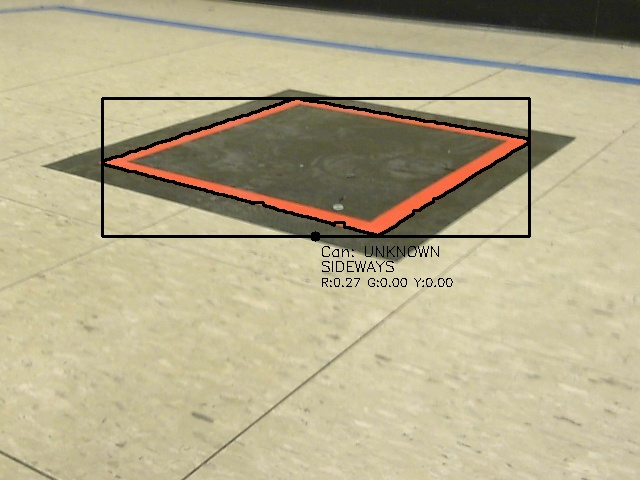
#> input picture debug_imgs/cans.jpg, 640 x 480 px, given in place of the camera
$ python test_zones_final_adapt.py
#> lines starting #> are read from the running program, lines starting #| are printed output that depends on the picture; after the words box and inside, x2 and y2 are one past the last pixel; in counts of white or black regions, pixels touching at a corner belong together
import cv2
import numpy as np

def nothing(x):
    pass

def detect_goals_2(camera_index=0):
    # -------------------------
    # Camera setup
    # -------------------------
#> called with camera_index = 0
    FRAME_WIDTH, FRAME_HEIGHT = 640, 480

    cap = cv2.VideoCapture(camera_index, cv2.CAP_V4L2)
    if not cap.isOpened():
        raise RuntimeError("Cannot open camera")

    cap.set(cv2.CAP_PROP_FRAME_WIDTH, FRAME_WIDTH)
    cap.set(cv2.CAP_PROP_FRAME_HEIGHT, FRAME_HEIGHT)

    cap.set(cv2.CAP_PROP_AUTO_EXPOSURE, 1)
    cap.set(cv2.CAP_PROP_EXPOSURE, 250)
    cap.set(cv2.CAP_PROP_AUTO_WB, 0)
    cap.set(cv2.CAP_PROP_WB_TEMPERATURE, 3500) #3000

    # -------------------------
    # CREATE HSV TRACKBARS
    # -------------------------
    cv2.namedWindow("HSV Tuner")
    colors = ["RED", "GREEN", "YELLOW"]
    for c in colors:
        for t in ["H_min", "H_max","S_min", "S_max", "V_min", "V_max"]:
            cv2.createTrackbar(f"{c}_{t}", "HSV Tuner", 0, 255, nothing)
    # defaults
    cv2.setTrackbarPos("RED_H_min", "HSV Tuner", 0)
    cv2.setTrackbarPos("RED_H_max", "HSV Tuner", 10)
    cv2.setTrackbarPos("RED_S_min", "HSV Tuner", 80)
    cv2.setTrackbarPos("RED_S_max", "HSV Tuner", 255)
    cv2.setTrackbarPos("RED_V_min", "HSV Tuner", 30)
    cv2.setTrackbarPos("RED_V_max", "HSV Tuner", 255)

    cv2.setTrackbarPos("GREEN_H_min", "HSV Tuner", 45)
    cv2.setTrackbarPos("GREEN_H_max", "HSV Tuner", 70)
    cv2.setTrackbarPos("GREEN_S_min", "HSV Tuner", 68)
    cv2.setTrackbarPos("GREEN_S_max", "HSV Tuner", 255)
    cv2.setTrackbarPos("GREEN_V_min", "HSV Tuner", 80)
    cv2.setTrackbarPos("GREEN_V_max", "HSV Tuner", 255)

    cv2.setTrackbarPos("YELLOW_H_min", "HSV Tuner", 30)
    cv2.setTrackbarPos("YELLOW_H_max", "HSV Tuner", 45)
    cv2.setTrackbarPos("YELLOW_S_min", "HSV Tuner", 90)
    cv2.setTrackbarPos("YELLOW_S_max", "HSV Tuner", 255)
    cv2.setTrackbarPos("YELLOW_V_min", "HSV Tuner", 100)
    cv2.setTrackbarPos("YELLOW_V_max", "HSV Tuner", 255)

    kernel = cv2.getStructuringElement(cv2.MORPH_RECT, (7, 7))
    last_goals = []

    while True:
        ret, frame = cap.read()
#> frame is the input picture: shape (480, 640, 3); mean B, G, R 140.3, 172.3, 181
        if not ret:
            continue

        hsv = cv2.cvtColor(frame, cv2.COLOR_BGR2HSV)
#> hsv: shape (480, 640, 3); mean H, S, V 25.9, 62.4, 181.4

        # -------------------------
        # BLACK MASK
        # -------------------------
        color_range = np.max(frame[:, :, 1:], axis=2) - np.min(frame[:, :, 1:], axis=2)
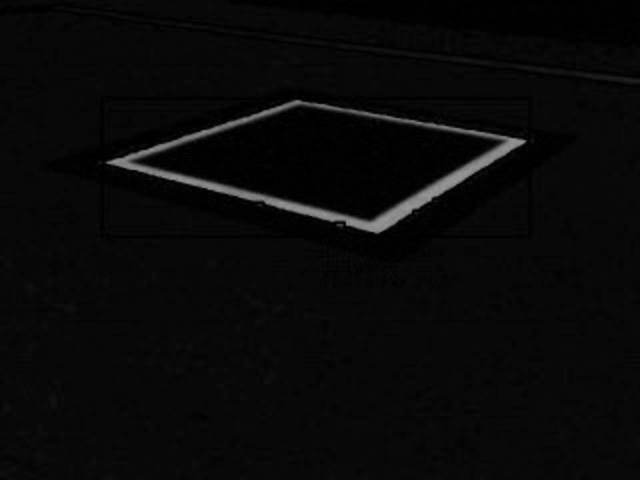
#> color_range: shape (480, 640); min 0, max 153, mean 9.2
        range_thres = np.where(color_range < 10, 255, 0).astype(np.uint8)
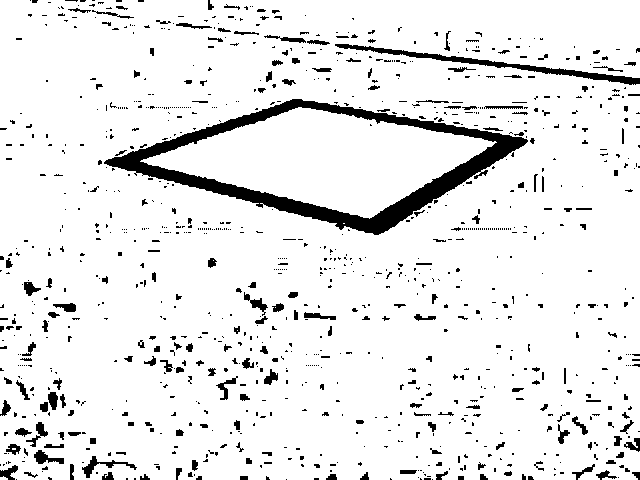
#> range_thres: shape (480, 640); 91.8% white; 1042 black regions (840 under 20 px), largest, box (x1, y1, x2, y2) and area: (104, 99, 528, 235) 9805, (335, 44, 640, 85) 1570, (82, 456, 137, 478) 275
        hsv_black = cv2.inRange(hsv, (0, 0, 0), (180, 90, 120))
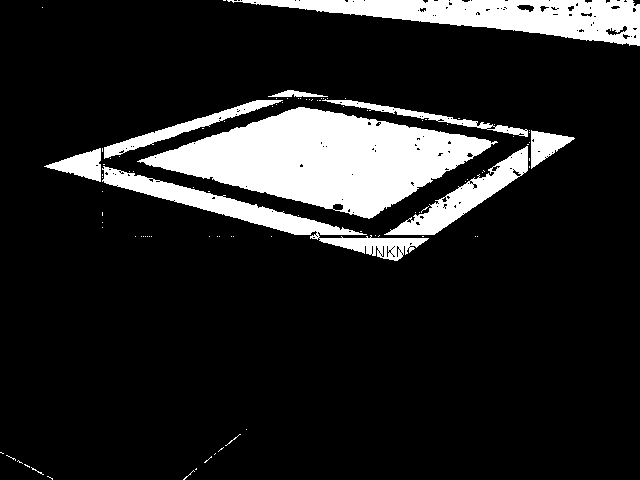
#> hsv_black: shape (480, 640); 14.2% white; 97 white regions (87 under 20 px), largest, box (x1, y1, x2, y2) and area: (137, 107, 498, 219) 20817, (227, 0, 640, 46) 8982, (102, 166, 429, 261) 5399
        black_mask = cv2.bitwise_and(hsv_black, range_thres)
#> black_mask: shape (480, 640); 14% white; 102 white regions (93 under 20 px), largest, box (x1, y1, x2, y2) and area: (140, 107, 497, 219) 20548, (227, 0, 640, 46) 8982, (102, 166, 429, 261) 5359
        black_mask = cv2.dilate(black_mask, kernel, iterations=3)
#> black_mask: shape (480, 640); 26.2% white; 7 white regions, largest, box (x1, y1, x2, y2) and area: (35, 81, 584, 270) 61582, (214, 0, 640, 55) 13776, (174, 420, 256, 480) 2110
        black_mask = cv2.erode(black_mask, kernel, iterations=1)
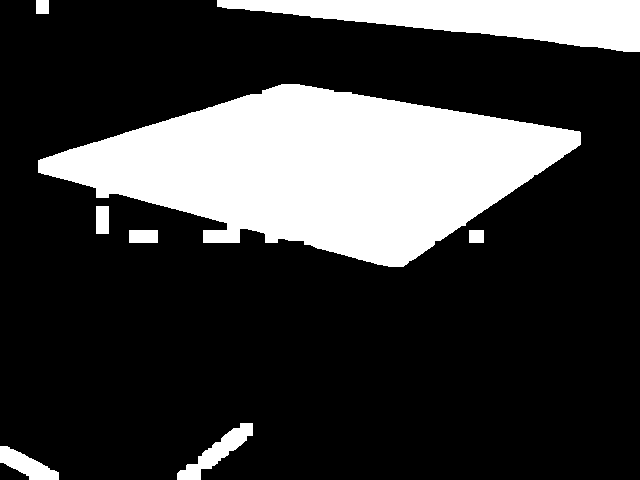
#> black_mask: shape (480, 640); 23.6% white; 8 white regions, largest, box (x1, y1, x2, y2) and area: (38, 84, 581, 267) 56521, (217, 0, 640, 52) 12342, (177, 423, 253, 480) 1366
        cv2.imshow("Black Mask", black_mask)

        # -------------------------
        # COLOR MASKS USING TRACKBARS
        # -------------------------
        masks = {}
        for c in colors:
            h_min = cv2.getTrackbarPos(f"{c}_H_min", "HSV Tuner")
            s_min = cv2.getTrackbarPos(f"{c}_S_min", "HSV Tuner")
            v_min = cv2.getTrackbarPos(f"{c}_V_min", "HSV Tuner")
            h_max = cv2.getTrackbarPos(f"{c}_H_max", "HSV Tuner")
            s_max = cv2.getTrackbarPos(f"{c}_S_max", "HSV Tuner")
            v_max = cv2.getTrackbarPos(f"{c}_V_max", "HSV Tuner")

            if c == "RED":
                mask1 = cv2.inRange(hsv, (h_min, s_min, v_min), (h_max, s_max, v_max))
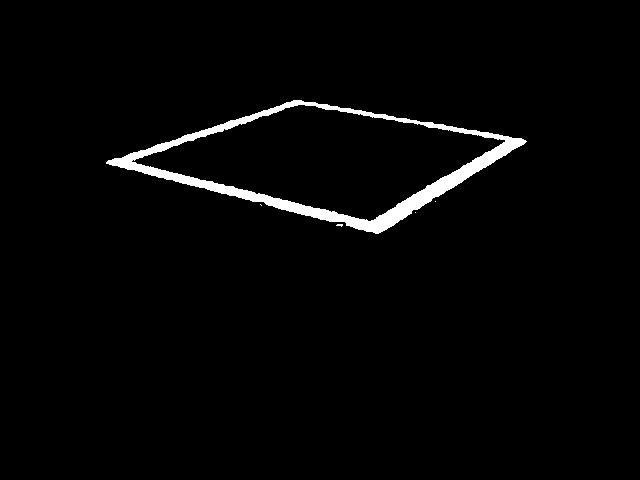
#> mask1: shape (480, 640); 2.3% white; 5 white regions (4 under 20 px), largest, box (x1, y1, x2, y2) and area: (106, 100, 527, 234) 6944
                mask2 = cv2.inRange(hsv, (170, s_min, v_min), (180, s_max, v_max))
#> mask2: shape (480, 640); every value is 0
                mask = cv2.bitwise_or(mask1, mask2)
            else:
                mask = cv2.inRange(hsv, (h_min, s_min, v_min), (h_max, s_max, v_max))

            mask = cv2.dilate(mask, kernel, iterations=2)
#> mask: shape (480, 640); 6.3% white; 1 white region, box (x1, y1, x2, y2) and area: (100, 94, 533, 240) 19386
            mask = cv2.erode(mask, kernel, iterations=1)
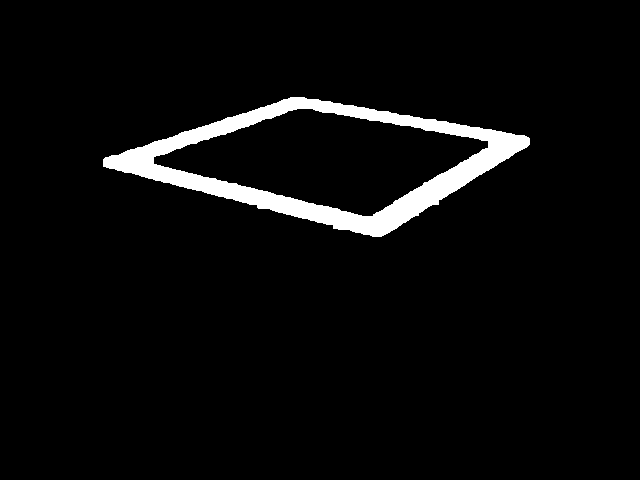
#> mask: shape (480, 640); 4.3% white; 1 white region, box (x1, y1, x2, y2) and area: (103, 97, 530, 237) 13338

            # BITWISE AND WITH BLACK MASK
            masks[c] = cv2.bitwise_and(black_mask, mask)

        # -------------------------
        # PROCESS CONTOURS
        # -------------------------
        goals = []
        for color, mask in masks.items():
            contours, _ = cv2.findContours(mask, cv2.RETR_EXTERNAL, cv2.CHAIN_APPROX_SIMPLE)
            for cnt in contours:
                area = cv2.contourArea(cnt)
                print("Color: ", color, " Area: ", area)
                if area < 2000 and color!= "YELLOW":
                    continue
                elif color == "YELLOW" and area < 200:
                    continue

                x, y, w, h = cv2.boundingRect(cnt)
                # if x < FRAME_HEIGHT * 0.05:  # IGNORE CONTOURS FAR UP (top 10%)
                #     continue

                M = cv2.moments(cnt)
                if M["m00"] == 0:
                    continue
                cx = int(M["m10"] / M["m00"])
                cy = int(M["m01"] / M["m00"])

                goals.append({
                    "color": color,
                    "center_uv": (cx, cy),
                    "bbox": (x, y, w, h),
                    "area": area
                })

                cv2.rectangle(frame, (x, y), (x + w, y + h), (0, 0, 0), 2)
                cv2.circle(frame, (cx, cy), 6, (255, 255, 255), -1)
                cv2.putText(frame, f"Zone: {color}", (x, y - 8),
                            cv2.FONT_HERSHEY_SIMPLEX, 0.6, (255, 255, 255), 2)

            # # Only print if goals changed
            # if goals != last_goals:
            #     print(goals)
            #     last_goals = goals.copy()

            # -------------------------
            # SHOW RESULTS
            # -------------------------
            cv2.imshow("Detected Goals", frame)
            # cv2.imshow("Black Mask", black_mask)
            cv2.imshow("Red Goal", masks["RED"])
            cv2.imshow("Green Goal", masks["GREEN"])
            cv2.imshow("Yellow Goal", masks["YELLOW"])
#> this loop made 3 passes
#> color on passes 1, 3: 'RED', 'YELLOW'
#> (color, contours) on pass 2: ('GREEN', [[[162, 183], [162, 189], [168, 189], [168, 183]]])
#| Color:  RED  Area:  32624.0
#| Color:  GREEN  Area:  36.0
#> pass 1, in detect_goals_2, `cv2.imshow("Green Goal", masks["GREEN"])`:
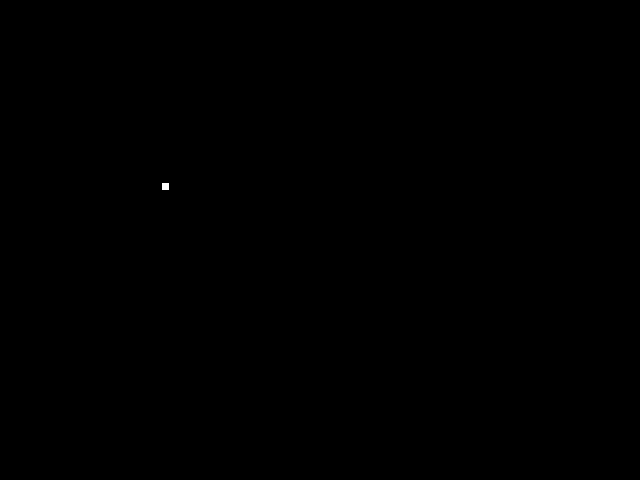
#> window 'Green Goal': shape (480, 640); 0.02% white; 1 white region, box (x1, y1, x2, y2) and area: (162, 183, 169, 190) 49
#> after the loop, goals = 1 item

        key = cv2.waitKey(1) & 0xFF
#> (key q is pressed here)
        if key == ord('q'):
            break

    cap.release()
    cv2.destroyAllWindows()
    return goals, frame


if __name__ == "__main__":
    goals, frame = detect_goals_2()
#> goals = 1 item
    print(goals)
#| [{'color': 'RED', 'center_uv': (325, 161), 'bbox': (103, 97, 427, 140), 'area': 32624.0}]
